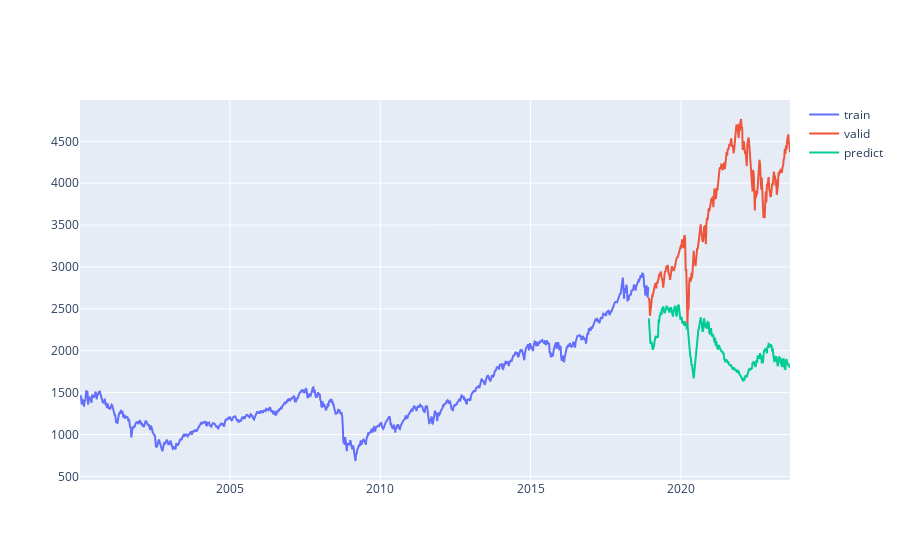

Here is the notebook cell this chart was saved with:
### Code cell
train = np.squeeze(price_list[:training_data_len])
valid = np.squeeze(price_list[training_data_len:])
predictions = np.squeeze(predictions)
train_date_list = date_list[:training_data_len]
valid_date_list = date_list[training_data_len:]
valid_date_list2 = date_list[training_data_len:]
fig = go.Figure()
fig.add_trace(go.Scatter(x=train_date_list, y=train, name='train',  mode='lines'))
fig.add_trace(go.Scatter(x=valid_date_list, y=valid, name='valid',  mode='lines'))
fig.add_trace(go.Scatter(x=valid_date_list2, y=predictions, name='predict',  mode='lines'))
fig.show()

### Figure 1 — Plotly figure (JSON) as saved in the notebook; plotly's stock layout.template omitted (floating-point values rounded to 4 significant figures; data arrays with more than 128 entries replaced by an {"elided": "..."} marker saying what was removed)
{"data": [{"mode": "lines", "name": "train", "type": "scatter", "x": {"elided": "987 str values"}, "y": {"elided": "987 float values"}}, {"mode": "lines", "name": "valid", "type": "scatter", "x": {"elided": "246 str values"}, "y": {"elided": "246 float values"}}, {"mode": "lines", "name": "predict", "type": "scatter", "x": {"elided": "246 str values"}, "y": {"elided": "246 float values"}}], "layout": {}}
